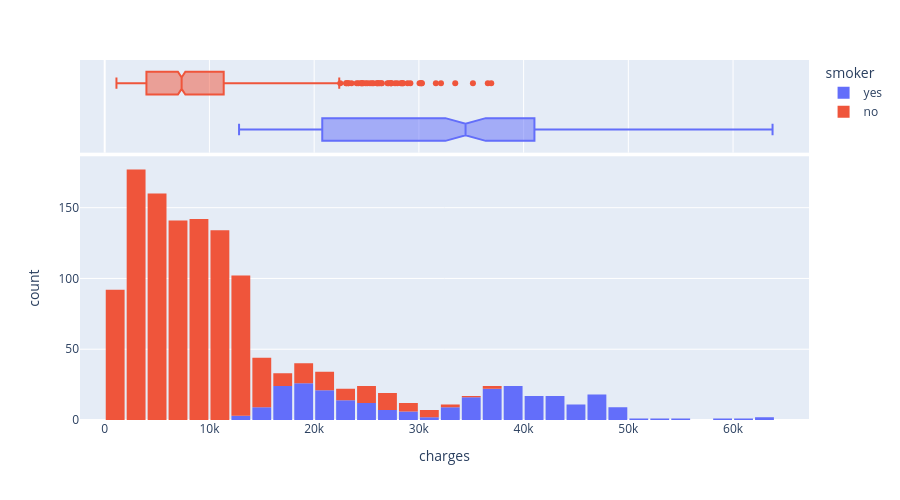

The notebook cell saved with this chart:
### Code cell
annual_charges_hist=px.histogram(medical_df,x='charges',color='smoker',marginal='box')
annual_charges_hist.update_layout(bargap=0.1,height=500)
annual_charges_hist.show()

### Figure 1 — Plotly figure (JSON) as saved in the notebook; plotly's stock layout.template omitted (floating-point values rounded to 4 significant figures; data arrays with more than 128 entries replaced by an {"elided": "..."} marker saying what was removed)
{"data": [{"bingroup": "x", "hovertemplate": "smoker=yes<br>charges=%{x}<br>count=%{y}<extra></extra>", "legendgroup": "yes", "marker": {"color": "#636efa", "pattern": {"shape": ""}}, "name": "yes", "orientation": "v", "showlegend": true, "type": "histogram", "x": {"elided": "274 float values"}, "xaxis": "x", "yaxis": "y"}, {"hovertemplate": "smoker=yes<br>charges=%{x}<extra></extra>", "legendgroup": "yes", "marker": {"color": "#636efa"}, "name": "yes", "notched": true, "showlegend": false, "type": "box", "x": {"elided": "274 float values"}, "xaxis": "x2", "yaxis": "y2"}, {"bingroup": "x", "hovertemplate": "smoker=no<br>charges=%{x}<br>count=%{y}<extra></extra>", "legendgroup": "no", "marker": {"color": "#EF553B", "pattern": {"shape": ""}}, "name": "no", "orientation": "v", "showlegend": true, "type": "histogram", "x": {"elided": "1064 float values"}, "xaxis": "x", "yaxis": "y"}, {"hovertemplate": "smoker=no<br>charges=%{x}<extra></extra>", "legendgroup": "no", "marker": {"color": "#EF553B"}, "name": "no", "notched": true, "showlegend": false, "type": "box", "x": {"elided": "1064 float values"}, "xaxis": "x2", "yaxis": "y2"}], "layout": {"bargap": 0.1, "barmode": "relative", "height": 500, "legend": {"title": {"text": "smoker"}, "tracegroupgap": 0}, "margin": {"t": 60}, "xaxis": {"anchor": "y", "domain": [0, 1], "title": {"text": "charges"}}, "xaxis2": {"anchor": "y2", "domain": [0, 1], "matches": "x", "showgrid": true, "showticklabels": false}, "yaxis": {"anchor": "x", "domain": [0, 0.7326], "title": {"text": "count"}}, "yaxis2": {"anchor": "x2", "domain": [0.7426, 1], "matches": "y2", "showgrid": false, "showline": false, "showticklabels": false, "ticks": ""}}}
